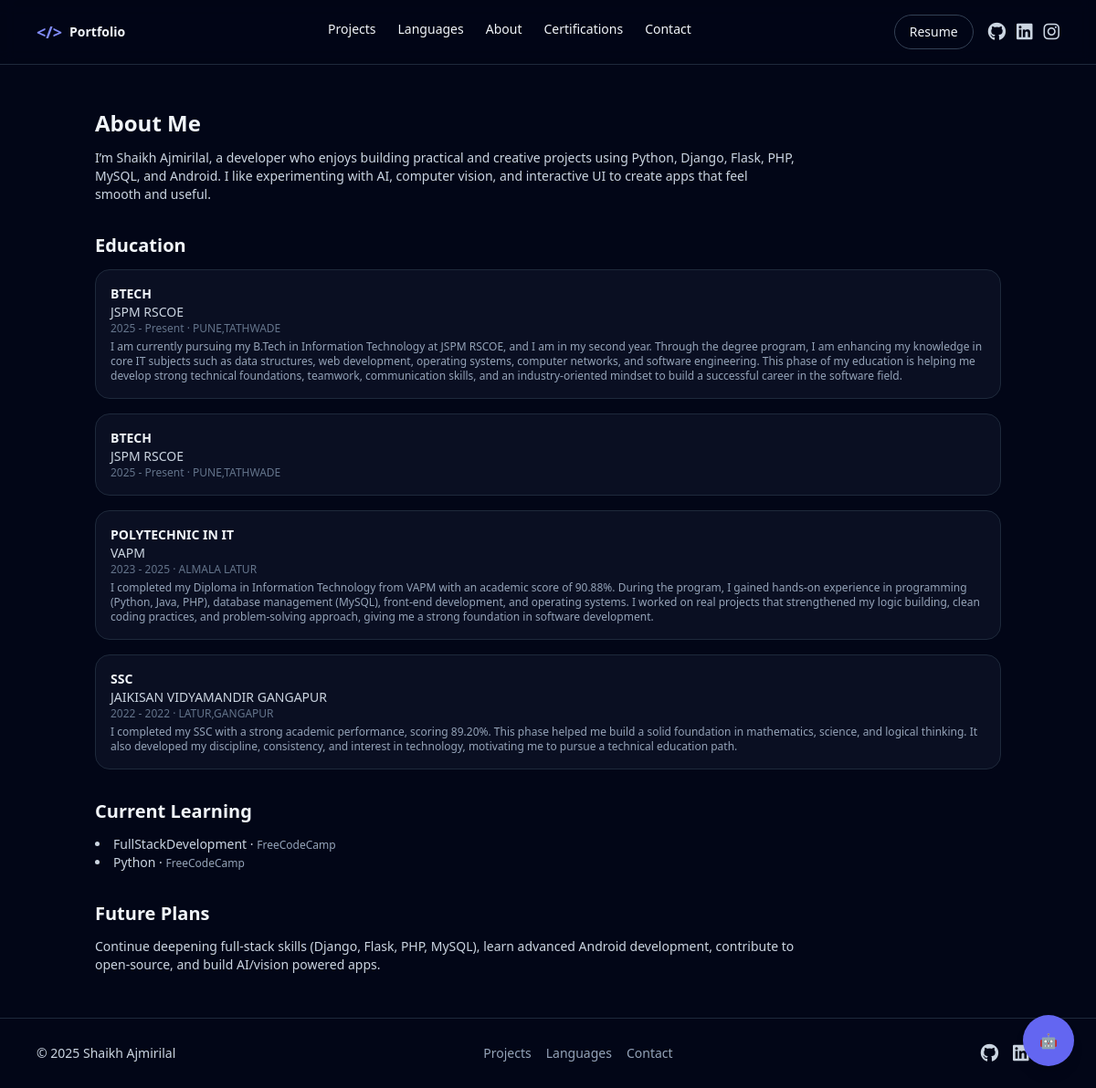
The page /about/ on the database its author committed.
### core/models.py (models this page shows, shortened)
class Education(models.Model):
    degree = models.CharField(max_length=200)
    institution = models.CharField(max_length=200)
    location = models.CharField(max_length=200, blank=True)
    start_year = models.IntegerField()
    end_year = models.IntegerField(blank=True, null=True)
    is_current = models.BooleanField(default=False)
    details = models.TextField(blank=True)

class Course(models.Model):
    title = models.CharField(max_length=200)
    platform = models.CharField(max_length=200)
    is_current = models.BooleanField(default=True)

### core/views.py (the view)
# urls.py: path('about/', views.about, name='about'),                # add about view if used by templates
def about(request):
    from .models import Education, Course
    education_list = list(Education.objects.all().order_by('-end_year', '-start_year')) if hasattr(Education, "objects") else []
    current_courses = list(Course.objects.filter(is_current=True).order_by('-id')) if hasattr(Course, "objects") else []
    future_plans = (
        "Continue deepening full-stack skills (Django, Flask, PHP, MySQL), "
        "learn advanced Android development, contribute to open-source, and build AI/vision powered apps."
    )
    return render(request, "core/about.html", {
        "education_list": education_list,
        "current_courses": current_courses,
        "future_plans": future_plans,
    })

### core/templates/core/about.html (shortened to what this page needs)
{% extends "core/base.html" %}
{% block content %}
<section class="max-w-5xl mx-auto px-4 py-12 space-y-8">
  <div>
    <h1 class="text-2xl font-bold mb-3">About Me</h1>
    <p class="text-sm text-slate-300 max-w-3xl">
      I’m Shaikh Ajmirilal, a developer who enjoys building practical and creative projects using
      Python, Django, Flask, PHP, MySQL, and Android. I like experimenting with AI, computer vision,
      and interactive UI to create apps that feel smooth and useful.
    </p>
  </div>
  <div>
    <h2 class="text-xl font-semibold mb-3">Education</h2>
    <div class="space-y-4 text-sm">
      {% for edu in education_list %}
        <div class="border border-slate-800 rounded-2xl p-4 bg-slate-900/60">
          <p class="font-semibold">{{ edu.degree }}</p>
          <p class="text-slate-300">{{ edu.institution }}</p>
          <p class="text-slate-500 text-xs">
            {{ edu.start_year }} - {% if edu.is_current %}Present{% else %}{{ edu.end_year }}{% endif %}
            {% if edu.location %} · {{ edu.location }}{% endif %}
          </p>
          {% if edu.details %}
            <p class="text-slate-400 text-xs mt-1">{{ edu.details }}</p>
          {% endif %}
        </div>
      {% empty %}
        <p class="text-slate-500 text-sm">Add your education details in the admin panel.</p>
      {% endfor %}
    </div>
  </div>
  <div>
    <h2 class="text-xl font-semibold mb-3">Current Learning</h2>
    <ul class="list-disc list-inside text-sm text-slate-300">
      {% for course in current_courses %}
        <li>{{ course.title }} · <span class="text-slate-400 text-xs">{{ course.platform }}</span></li>
      {% empty %}
        <li class="text-slate-500 text-sm">Add your current courses in the admin panel.</li>
      {% endfor %}
    </ul>
  </div>
  <div>
    <h2 class="text-xl font-semibold mb-3">Future Plans</h2>
    <p class="text-sm text-slate-300 max-w-3xl">
      {{ future_plans }}
    </p>
  </div>
</section>
{% endblock %}

### core/static/css/main.css (style rules this page uses)
:root { --accent-1: #6366f1; --accent-2: #a78bfa; --bg: #0b1220; }
html, body { height: 100%; }
body { -webkit-font-smoothing: antialiased; -moz-osx-font-smoothing: grayscale; }
:root { --accent-1:#6366f1; --accent-2:#a78bfa; --bg-dark:#040612; }

### rows shown on the page
Education: degree "BTECH", institution "JSPM RSCOE", start_year "2025", is_current "Present", location "PUNE,TATHWADE", details "I am currently pursuing my B.Tech in Information Technology at JSPM RSCOE, and I am in my second year. Through the degree program, I am enhancing my knowledge in core IT subjects such as data structures, web development, operating systems, computer networks, and software engineering. This phase of my education is helping me develop strong technical foundations, teamwork, communication skills, and an industry-oriented mindset to build a successful career in the software field."
Education: degree "BTECH", institution "JSPM RSCOE", start_year "2025", is_current "Present", location "PUNE,TATHWADE"
Education: degree "POLYTECHNIC IN IT", institution "VAPM", start_year "2023", end_year "2025", location "ALMALA LATUR", details "I completed my Diploma in Information Technology from VAPM with an academic score of 90.88%. During the program, I gained hands-on experience in programming (Python, Java, PHP), database management (MySQL), front-end development, and operating systems. I worked on real projects that strengthened my logic building, clean coding practices, and problem-solving approach, giving me a strong foundation in software development."
Education: degree "SSC", institution "JAIKISAN VIDYAMANDIR GANGAPUR", start_year "2022", end_year "2022", location "LATUR,GANGAPUR", details "I completed my SSC with a strong academic performance, scoring 89.20%. This phase helped me build a solid foundation in mathematics, science, and logical thinking. It also developed my discipline, consistency, and interest in technology, motivating me to pursue a technical education path."
Course: title "FullStackDevelopment", platform "FreeCodeCamp"
Course: title "Python", platform "FreeCodeCamp"

### other values the page prints
{{ future_plans }} "Continue deepening full-stack skills (Django, Flask, PHP, MySQL), learn advanced Android development, contribute to open-source, and build AI/vision powered apps."
